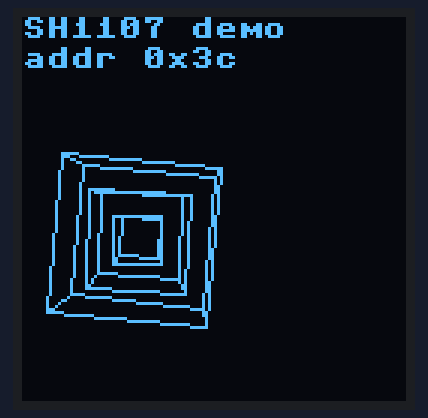
The program below on a simulated Raspberry Pi Pico running MicroPython. Shown: 128×128 one-colour display. Library files of the repository ran but are not shown: SH1107.py; what the program prints to the serial console is not drawn.

Above: at 0.57 s.
At 5.43 s:
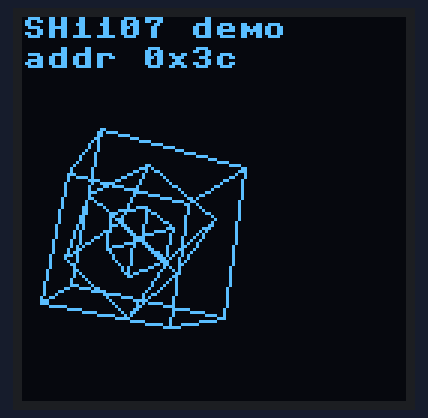
At 10.54 s:
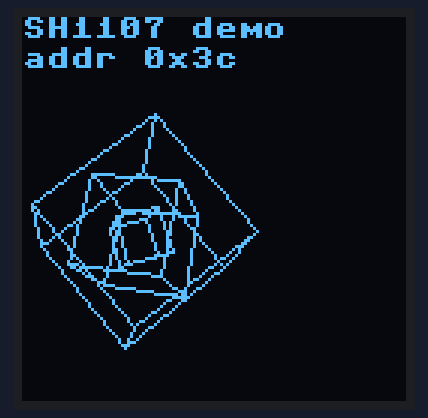
At 20.27 s:
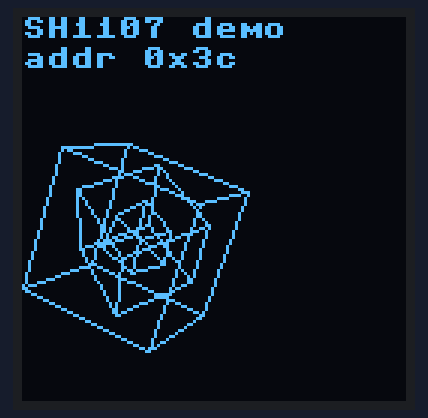
At 30.08 s:
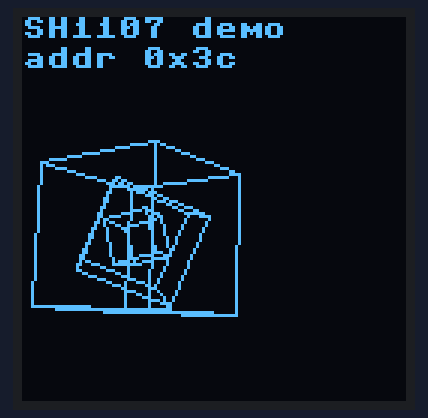
At 39.94 s:
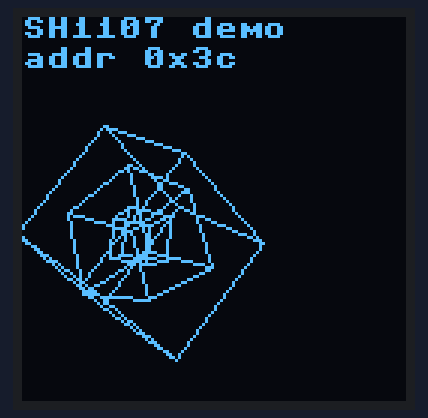

The program:

demo.py
```python
# RP2040 Pico + SH1107 128x128 OLED (I2C) rotating wireframe cubes


# OG: https://wokwi.com/projects/362799539846585345
#Modified To SH1107: https://wokwi.com/projects/457135064713530369


import math
import utime
from machine import I2C, Pin
from SH1107 import SH1107_I2C  # <-- correct

W = 128
H = 128

i2c = I2C(0, scl=Pin(1), sda=Pin(0), freq=400_000)
utime.sleep_ms(50)

OLED_ADDR = 0x3C
oled = SH1107_I2C(W, H, i2c, address=OLED_ADDR, rotate=90)
oled.sleep(False)


class Cube:
    def __init__(self, size, center):
        self.size = size
        self.center = center  # <-- use the passed center

        self.base = [(x, y, z) for x in (-1, 1) for y in (-1, 1) for z in (-1, 1)]
        self.edges = [
            (0, 1), (1, 3), (3, 2), (2, 0),
            (4, 5), (5, 7), (7, 6), (6, 4),
            (0, 4), (1, 5), (2, 6), (3, 7)
        ]

        self.ax = 0.0
        self.ay = 0.0
        self.az = 0.0

    def step_rot(self, dax, day, daz):
        self.ax += dax
        self.ay += day
        self.az += daz

    def rotated(self):
        ax, ay, az = self.ax, self.ay, self.az
        sinx, cosx = math.sin(ax), math.cos(ax)
        siny, cosy = math.sin(ay), math.cos(ay)
        sinz, cosz = math.sin(az), math.cos(az)

        out = []
        for x, y, z in self.base:
            # Z
            x, y = (x * cosz - y * sinz), (y * cosz + x * sinz)
            # X
            y, z = (y * cosx - z * sinx), (z * cosx + y * sinx)
            # Y
            x, z = (x * cosy + z * siny), (z * cosy - x * siny)
            out.append((x, y, z))

        return out  # <-- correct: AFTER the loop

    def draw(self, oled, dist=6.0):
        cx, cy = self.center
        pts = []

        for x, y, z in self.rotated():
            # push cube forward + clip near plane to avoid projection blow-ups
            z += 4.0
            if z < -5.0:
                z = -5.0

            denom = dist + z
            if denom < 0.5:
                denom = 0.5

            px = x * dist / denom
            py = y * dist / denom

            sx = int(px * self.size + cx)
            sy = int(py * self.size + cy)
            pts.append((sx, sy))

        for a, b in self.edges:
            x1, y1 = pts[a]
            x2, y2 = pts[b]
            oled.line(x1, y1, x2, y2, 1)


# center down a bit because of 2 lines of text
center = (W // 2 - 25, H // 2 + 10)

cubes = [
    Cube(40, center),
    Cube(25, center),
    Cube(12, center),
]

while True:
    oled.fill(0)
    oled.text("SH1107 demo", 0, 0, 1)
    oled.text("addr 0x3c", 0, 10, 1)

    cubes[0].step_rot(0.03, 0.06, 0.09)
    cubes[1].step_rot(0.09, 0.03, 0.06)
    cubes[2].step_rot(0.06, 0.09, 0.03)

    for c in cubes:
        c.draw(oled, dist=6.0)

    oled.show()
    utime.sleep_ms(20)
```
